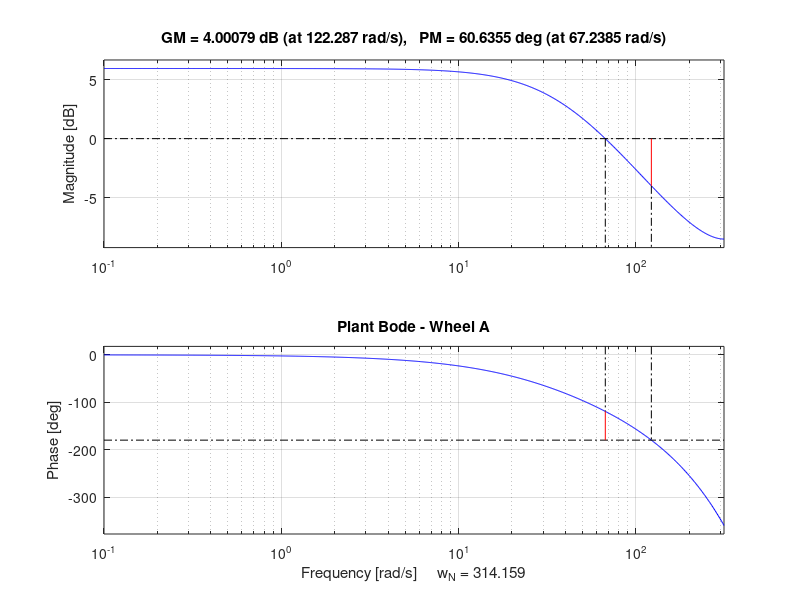
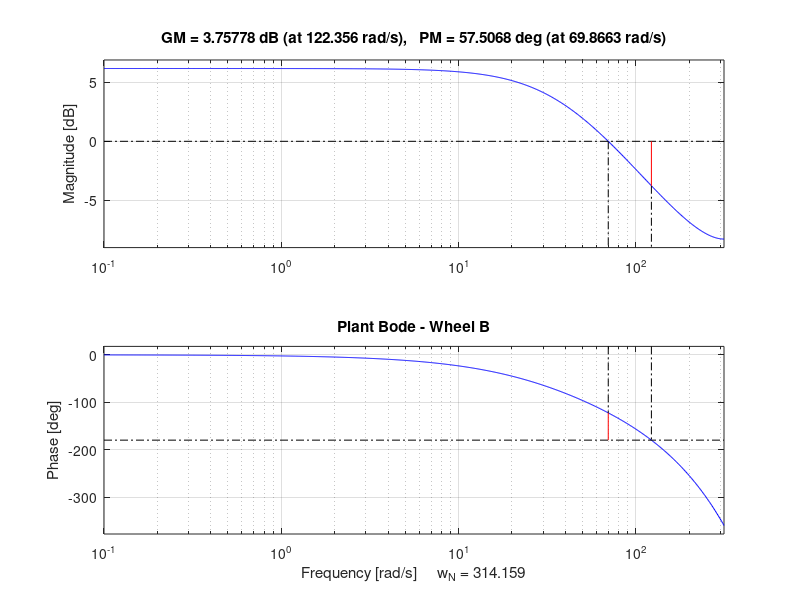

MATLAB code for these plots, in order: (Note: this script raises an error after producing the figures.)
%% Assignment 2 - Velocity control of the cart
% Simplified procedural script for PI controller design and validation.
% Covers sections 2(a), 2(b), and 2(c) of the report.

clear; close all; clc;

%% ========================================================================
%  ARDUINO COEFFICIENT CALCULATION - RUN THIS SECTION FIRST
%  ========================================================================
%  This section computes the discrete PI controller coefficients.
%  Copy the output to assignment2.cpp lines 13-18.
%  ========================================================================

%% Configuration
Ts = 0.01;
dataDir = 'C:\Users\campa\Documents\Arduino\matlab_assign2\data';

%% Plant models from Assignment 1 (simplified 2nd-order model)
% H(z) = b1 / (z^2 + a1*z)  =>  tf([b1], [1, a1, 0], Ts)
wheelA_tf = tf([0.6309], [1, -0.6819, 0], Ts);
wheelB_tf = tf([0.6488], [1, -0.6806, 0], Ts);

% Convert to continuous for controller design
wheelA_cont = d2c(wheelA_tf, 'tustin');
wheelB_cont = d2c(wheelB_tf, 'tustin');

%% Show plant frequency response
figure; margin(wheelA_tf); title('Plant Bode - Wheel A');
figure; margin(wheelB_tf); title('Plant Bode - Wheel B');

%% ========================================================================
%  NOMINAL CONTROLLER (high bandwidth, ~30 rad/s crossover)
%  ========================================================================
wc_nom = 30;                          % target crossover [rad/s]
Ti_nom = tand(90 - 15) / wc_nom;      % integrator time constant (15 deg lag reserve)

% Compute gain K so that |L(j*wc)| = 1
D_nom = tf([Ti_nom 1], [Ti_nom 0]);
L_base_nom = D_nom * wheelA_cont;
K_nom = 1 / abs(evalfr(L_base_nom, 1i * wc_nom));

% Continuous and discrete PI controller
C_nom_cont = tf([K_nom, K_nom / Ti_nom], [1, 0]);
C_nom_disc = c2d(C_nom_cont, Ts, 'tustin');

% Open-loop, closed-loop, sensitivity, control TF
L_nom = C_nom_disc * wheelA_tf;
T_nom = L_nom / (1 + L_nom);
S_nom = 1 / (1 + L_nom);
U_nom = C_nom_disc / (1 + L_nom);

% Also design for Wheel B
L_base_nom_B = D_nom * wheelB_cont;
K_nom_B = 1 / abs(evalfr(L_base_nom_B, 1i * wc_nom));
C_nom_cont_B = tf([K_nom_B, K_nom_B / Ti_nom], [1, 0]);
C_nom_disc_B = c2d(C_nom_cont_B, Ts, 'tustin');

fprintf('Nominal controller (Wheel A):\n');
fprintf('  wc = %.2f rad/s, Ti = %.4f s, K = %.4f\n', wc_nom, Ti_nom, K_nom);
[num_nom_A, den_nom_A] = tfdata(C_nom_disc, 'v');
fprintf('  Discrete num: [%.6f, %.6f]\n', num_nom_A(1), num_nom_A(2));
fprintf('  Discrete den: [%.6f, %.6f]\n', den_nom_A(1), den_nom_A(2));

fprintf('Nominal controller (Wheel B):\n');
fprintf('  wc = %.2f rad/s, Ti = %.4f s, K = %.4f\n', wc_nom, Ti_nom, K_nom_B);
[num_nom_B, den_nom_B] = tfdata(C_nom_disc_B, 'v');
fprintf('  Discrete num: [%.6f, %.6f]\n', num_nom_B(1), num_nom_B(2));
fprintf('  Discrete den: [%.6f, %.6f]\n', den_nom_B(1), den_nom_B(2));

figure; margin(L_nom); title('Open-loop Bode - Nominal controller');

%% ========================================================================
%  LOW-BANDWIDTH CONTROLLER (~0.5 Hz = 3.14 rad/s crossover)
%  ========================================================================
wc_low = 2 * pi * 0.5;                % ~3.14 rad/s
Ti_low = tand(90 - 15) / wc_low;

D_low = tf([Ti_low 1], [Ti_low 0]);
L_base_low = D_low * wheelA_cont;
K_low = 1 / abs(evalfr(L_base_low, 1i * wc_low));

C_low_cont = tf([K_low, K_low / Ti_low], [1, 0]);
C_low_disc = c2d(C_low_cont, Ts, 'tustin');

L_low = C_low_disc * wheelA_tf;
T_low = L_low / (1 + L_low);
S_low = 1 / (1 + L_low);
U_low = C_low_disc / (1 + L_low);

% Also design for Wheel B
L_base_low_B = D_low * wheelB_cont;
K_low_B = 1 / abs(evalfr(L_base_low_B, 1i * wc_low));
C_low_cont_B = tf([K_low_B, K_low_B / Ti_low], [1, 0]);
C_low_disc_B = c2d(C_low_cont_B, Ts, 'tustin');

fprintf('\nLow-bandwidth controller (Wheel A):\n');
fprintf('  wc = %.2f rad/s, Ti = %.4f s, K = %.4f\n', wc_low, Ti_low, K_low);
[num_low_A, den_low_A] = tfdata(C_low_disc, 'v');
fprintf('  Discrete num: [%.6f, %.6f]\n', num_low_A(1), num_low_A(2));
fprintf('  Discrete den: [%.6f, %.6f]\n', den_low_A(1), den_low_A(2));

fprintf('Low-bandwidth controller (Wheel B):\n');
fprintf('  wc = %.2f rad/s, Ti = %.4f s, K = %.4f\n', wc_low, Ti_low, K_low_B);
[num_low_B, den_low_B] = tfdata(C_low_disc_B, 'v');
fprintf('  Discrete num: [%.6f, %.6f]\n', num_low_B(1), num_low_B(2));
fprintf('  Discrete den: [%.6f, %.6f]\n', den_low_B(1), den_low_B(2));

%% ========================================================================
%  ARDUINO COEFFICIENTS - COPY THESE TO assignment2.cpp (lines 13-18)
%  ========================================================================
fprintf('\n=== COPY TO assignment2.cpp ===\n\n');
fprintf('  coeffsA[MODE_NOMINAL]  = {%.6ff, %.6ff, 1.0f};\n', num_nom_A(1), num_nom_A(2));
fprintf('  coeffsB[MODE_NOMINAL]  = {%.6ff, %.6ff, 1.0f};\n', num_nom_B(1), num_nom_B(2));
fprintf('  coeffsA[MODE_LOW_BAND] = {%.6ff, %.6ff, 1.0f};\n', num_low_A(1), num_low_A(2));
fprintf('  coeffsB[MODE_LOW_BAND] = {%.6ff, %.6ff, 1.0f};\n', num_low_B(1), num_low_B(2));
fprintf('\n================================\n');

figure; margin(L_low); title('Open-loop Bode - Low-bandwidth controller');

%% Simulated step response comparison
t_sim = 0:Ts:5.5;
figure;
[y_nom, t_nom_step] = step(T_nom, t_sim);
[y_low, t_low_step] = step(T_low, t_sim);
plot(t_nom_step, y_nom, 'k-', 'LineWidth', 1.5); hold on;
plot(t_low_step, y_low, 'k--', 'LineWidth', 1.5);
legend('Nominal (30 rad/s)', 'Low-BW (3.14 rad/s)', 'Location', 'southeast');
title('Simulated closed-loop step response'); xlabel('Time [s]'); ylabel('Velocity [rad/s]');
grid on;

%% ========================================================================
%  SECTION 2(a): Flat ground step response
%  ========================================================================
csvfile_flat = fullfile(dataDir, 'cart_flat_step.csv');
if isfile(csvfile_flat)
    raw_flat = readmatrix(csvfile_flat, 'NumHeaderLines', 2);
    raw_flat = raw_flat(200:750, :);  % Clip to relevant range
    t_flat = 0:Ts:5.5; %(raw_flat(:,1) - raw_flat(1,1)) * 1e-3;
    ref_flat = raw_flat(:, 2);
    speedA_flat = raw_flat(:, 3);
    speedB_flat = raw_flat(:, 4);
    errorA_flat = raw_flat(:, 5);
    errorB_flat = raw_flat(:, 6);
    ctrlA_flat = raw_flat(:, 7);
    ctrlB_flat = raw_flat(:, 8);

    sim_flat = lsim(T_nom, ref_flat, t_flat);
    sim_err_flat = lsim(S_nom, ref_flat, t_flat);
    sim_ctrl_flat = lsim(U_nom, ref_flat, t_flat);

    % Wheel A
    figure;
    plot(t_flat, ref_flat, 'k:', 'LineWidth', 1.5); hold on;
    plot(t_flat, speedA_flat, 'k-', 'LineWidth', 1.2);
    plot(t_flat, sim_flat, 'k--', 'LineWidth', 1.2);
    legend('Reference', 'Measured', 'Simulated', 'Location', 'southeast');
    title('Flat ground - Wheel A closed-loop'); xlabel('Time [s]'); ylabel('Velocity [rad/s]'); grid on;

    figure;
    plot(t_flat, errorA_flat, 'k-', 'LineWidth', 1.2); hold on;
    plot(t_flat, sim_err_flat, 'k--', 'LineWidth', 1.2);
    legend('Measured', 'Simulated', 'Location', 'southeast');
    title('Flat ground - Wheel A tracking error'); xlabel('Time [s]'); ylabel('Error [rad/s]'); grid on;

    figure;
    plot(t_flat, ctrlA_flat, 'k-', 'LineWidth', 1.2); hold on;
    plot(t_flat, sim_ctrl_flat, 'k--', 'LineWidth', 1.2);
    legend('Measured', 'Simulated', 'Location', 'southeast');
    title('Flat ground - Wheel A control signal'); xlabel('Time [s]'); ylabel('Voltage [V]'); grid on;

    % Wheel B
    figure;
    plot(t_flat, ref_flat, 'k:', 'LineWidth', 1.5); hold on;
    plot(t_flat, speedB_flat, 'k-', 'LineWidth', 1.2);
    plot(t_flat, sim_flat, 'k--', 'LineWidth', 1.2);
    legend('Reference', 'Measured', 'Simulated', 'Location', 'southeast');
    title('Flat ground - Wheel B closed-loop'); xlabel('Time [s]'); ylabel('Velocity [rad/s]'); grid on;

    figure;
    plot(t_flat, errorB_flat, 'k-', 'LineWidth', 1.2); hold on;
    plot(t_flat, sim_err_flat, 'k--', 'LineWidth', 1.2);
    legend('Measured', 'Simulated', 'Location', 'southeast');
    title('Flat ground - Wheel B tracking error'); xlabel('Time [s]'); ylabel('Error [rad/s]'); grid on;

    figure;
    plot(t_flat, ctrlB_flat, 'k-', 'LineWidth', 1.2); hold on;
    plot(t_flat, sim_ctrl_flat, 'k--', 'LineWidth', 1.2);
    legend('Measured', 'Simulated', 'Location', 'southeast');
    title('Flat ground - Wheel B control signal'); xlabel('Time [s]'); ylabel('Voltage [V]'); grid on;
else
    fprintf('[INFO] Flat ground data not found: %s\n', csvfile_flat);
end

%% ========================================================================
%  SECTION 2(b): Incline with nominal controller
%  ========================================================================
csvfile_incline = fullfile(dataDir, 'cart_incline_nominal.csv');
if isfile(csvfile_incline)
    raw_inc = readmatrix(csvfile_incline, 'NumHeaderLines', 2);
    raw_inc = raw_inc(164:404, :);  % Clip to relevant range
    t_inc = 0:Ts:2.4; %(raw_flat(:,1) - raw_flat(1,1)) * 1e-3;
    ref_inc = raw_inc(:, 2);
    speedA_inc = raw_inc(:, 3);
    speedB_inc = raw_inc(:, 4);
    errorA_inc = raw_inc(:, 5);
    errorB_inc = raw_inc(:, 6);
    ctrlA_inc = raw_inc(:, 7);
    ctrlB_inc = raw_inc(:, 8);

    sim_inc = lsim(T_nom, ref_inc, t_inc);
    sim_err_inc = lsim(S_nom, ref_inc, t_inc);
    sim_ctrl_inc = lsim(U_nom, ref_inc, t_inc);

    % Wheel A
    figure;
    plot(t_inc, ref_inc, 'k:', 'LineWidth', 1.5); hold on;
    plot(t_inc, speedA_inc, 'k-', 'LineWidth', 1.2);
    plot(t_inc, sim_inc, 'k--', 'LineWidth', 1.2);
    legend('Reference', 'Measured', 'Simulated', 'Location', 'southeast');
    title('Incline (nominal) - Wheel A closed-loop'); xlabel('Time [s]'); ylabel('Velocity [rad/s]'); grid on;

    figure;
    plot(t_inc, errorA_inc, 'k-', 'LineWidth', 1.2); hold on;
    plot(t_inc, sim_err_inc, 'k--', 'LineWidth', 1.2);
    legend('Measured', 'Simulated', 'Location', 'southeast');
    title('Incline (nominal) - Wheel A tracking error'); xlabel('Time [s]'); ylabel('Error [rad/s]'); grid on;

    figure;
    plot(t_inc, ctrlA_inc, 'k-', 'LineWidth', 1.2); hold on;
    plot(t_inc, sim_ctrl_inc, 'k--', 'LineWidth', 1.2);
    legend('Measured', 'Simulated', 'Location', 'southeast');
    title('Incline (nominal) - Wheel A control signal'); xlabel('Time [s]'); ylabel('Voltage [V]'); grid on;

    % Wheel B
    figure;
    plot(t_inc, ref_inc, 'k:', 'LineWidth', 1.5); hold on;
    plot(t_inc, speedB_inc, 'k-', 'LineWidth', 1.2);
    plot(t_inc, sim_inc, 'k--', 'LineWidth', 1.2);
    legend('Reference', 'Measured', 'Simulated', 'Location', 'southeast');
    title('Incline (nominal) - Wheel B closed-loop'); xlabel('Time [s]'); ylabel('Velocity [rad/s]'); grid on;

    figure;
    plot(t_inc, errorB_inc, 'k-', 'LineWidth', 1.2); hold on;
    plot(t_inc, sim_err_inc, 'k--', 'LineWidth', 1.2);
    legend('Measured', 'Simulated', 'Location', 'southeast');
    title('Incline (nominal) - Wheel B tracking error'); xlabel('Time [s]'); ylabel('Error [rad/s]'); grid on;

    figure;
    plot(t_inc, ctrlB_inc, 'k-', 'LineWidth', 1.2); hold on;
    plot(t_inc, sim_ctrl_inc, 'k--', 'LineWidth', 1.2);
    legend('Measured', 'Simulated', 'Location', 'southeast');
    title('Incline (nominal) - Wheel B control signal'); xlabel('Time [s]'); ylabel('Voltage [V]'); grid on;
else
    fprintf('[INFO] Incline nominal data not found: %s\n', csvfile_incline);
end

%% ========================================================================
%  SECTION 2(c): Incline comparison - nominal vs low-bandwidth
%  ========================================================================
csvfile_incline_low = fullfile(dataDir, 'cart_incline_lowband.csv');
if isfile(csvfile_incline) && isfile(csvfile_incline_low)
    raw_low = readmatrix(csvfile_incline_low, 'NumHeaderLines', 2);
    raw_low = raw_low(361:601, :);  % Clip to relevant range
    t_low = 0:Ts:2.4; %(raw_flat(:,1) - raw_flat(1,1)) * 1e-3;
    ref_low = raw_low(:, 2);
    speedA_low = raw_low(:, 3);
    speedB_low = raw_low(:, 4);
    errorA_low = raw_low(:, 5);
    errorB_low = raw_low(:, 6);
    ctrlA_low = raw_low(:, 7);
    ctrlB_low = raw_low(:, 8);

    sim_inc_nom = lsim(T_nom, ref_inc, t_inc);
    sim_inc_low = lsim(T_low, ref_low, t_low);
    sim_err_nom = lsim(S_nom, ref_inc, t_inc);
    sim_err_low = lsim(S_low, ref_low, t_low);
    sim_ctrl_nom = lsim(U_nom, ref_inc, t_inc);
    sim_ctrl_low = lsim(U_low, ref_low, t_low);

    % Wheel A - closed-loop comparison
    figure;
    plot(t_inc, speedA_inc, 'k-', 'LineWidth', 1.2); hold on;
    plot(t_low, speedA_low, 'k-.', 'LineWidth', 1.2);
    plot(t_inc, sim_inc_nom, 'k--', 'LineWidth', 1);
    plot(t_low, sim_inc_low, 'k:', 'LineWidth', 1.5);
    legend('Nominal (meas)', 'Low-BW (meas)', 'Nominal (sim)', 'Low-BW (sim)', 'Location', 'southeast');
    title('Incline comparison - Wheel A closed-loop'); xlabel('Time [s]'); ylabel('Velocity [rad/s]'); grid on;

    % Wheel A - tracking error comparison
    figure;
    plot(t_inc, errorA_inc, 'k-', 'LineWidth', 1.2); hold on;
    plot(t_low, errorA_low, 'k-.', 'LineWidth', 1.2);
    plot(t_inc, sim_err_nom, 'k--', 'LineWidth', 1);
    plot(t_low, sim_err_low, 'k:', 'LineWidth', 1.5);
    legend('Nominal (meas)', 'Low-BW (meas)', 'Nominal (sim)', 'Low-BW (sim)', 'Location', 'southeast');
    title('Incline comparison - Wheel A tracking error'); xlabel('Time [s]'); ylabel('Error [rad/s]'); grid on;

    % Wheel A - control signal comparison
    figure;
    plot(t_inc, ctrlA_inc, 'k-', 'LineWidth', 1.2); hold on;
    plot(t_low, ctrlA_low, 'k-.', 'LineWidth', 1.2);
    plot(t_inc, sim_ctrl_nom, 'k--', 'LineWidth', 1);
    plot(t_low, sim_ctrl_low, 'k:', 'LineWidth', 1.5);
    legend('Nominal (meas)', 'Low-BW (meas)', 'Nominal (sim)', 'Low-BW (sim)', 'Location', 'southeast');
    title('Incline comparison - Wheel A control signal'); xlabel('Time [s]'); ylabel('Voltage [V]'); grid on;

    % Wheel B - closed-loop comparison
    figure;
    plot(t_inc, speedB_inc, 'k-', 'LineWidth', 1.2); hold on;
    plot(t_low, speedB_low, 'k-.', 'LineWidth', 1.2);
    plot(t_inc, sim_inc_nom, 'k--', 'LineWidth', 1);
    plot(t_low, sim_inc_low, 'k:', 'LineWidth', 1.5);
    legend('Nominal (meas)', 'Low-BW (meas)', 'Nominal (sim)', 'Low-BW (sim)', 'Location', 'southeast');
    title('Incline comparison - Wheel B closed-loop'); xlabel('Time [s]'); ylabel('Velocity [rad/s]'); grid on;

    % Wheel B - tracking error comparison
    figure;
    plot(t_inc, errorB_inc, 'k-', 'LineWidth', 1.2); hold on;
    plot(t_low, errorB_low, 'k-.', 'LineWidth', 1.2);
    plot(t_inc, sim_err_nom, 'k--', 'LineWidth', 1);
    plot(t_low, sim_err_low, 'k:', 'LineWidth', 1.5);
    legend('Nominal (meas)', 'Low-BW (meas)', 'Nominal (sim)', 'Low-BW (sim)', 'Location', 'southeast');
    title('Incline comparison - Wheel B tracking error'); xlabel('Time [s]'); ylabel('Error [rad/s]'); grid on;

    % Wheel B - control signal comparison
    figure;
    plot(t_inc, ctrlB_inc, 'k-', 'LineWidth', 1.2); hold on;
    plot(t_low, ctrlB_low, 'k-.', 'LineWidth', 1.2);
    plot(t_inc, sim_ctrl_nom, 'k--', 'LineWidth', 1);
    plot(t_low, sim_ctrl_low, 'k:', 'LineWidth', 1.5);
    legend('Nominal (meas)', 'Low-BW (meas)', 'Nominal (sim)', 'Low-BW (sim)', 'Location', 'southeast');
    title('Incline comparison - Wheel B control signal'); xlabel('Time [s]'); ylabel('Voltage [V]'); grid on;
else
    fprintf('[INFO] Missing data for incline comparison (section 2c).\n');
end

fprintf('Done.\n');
